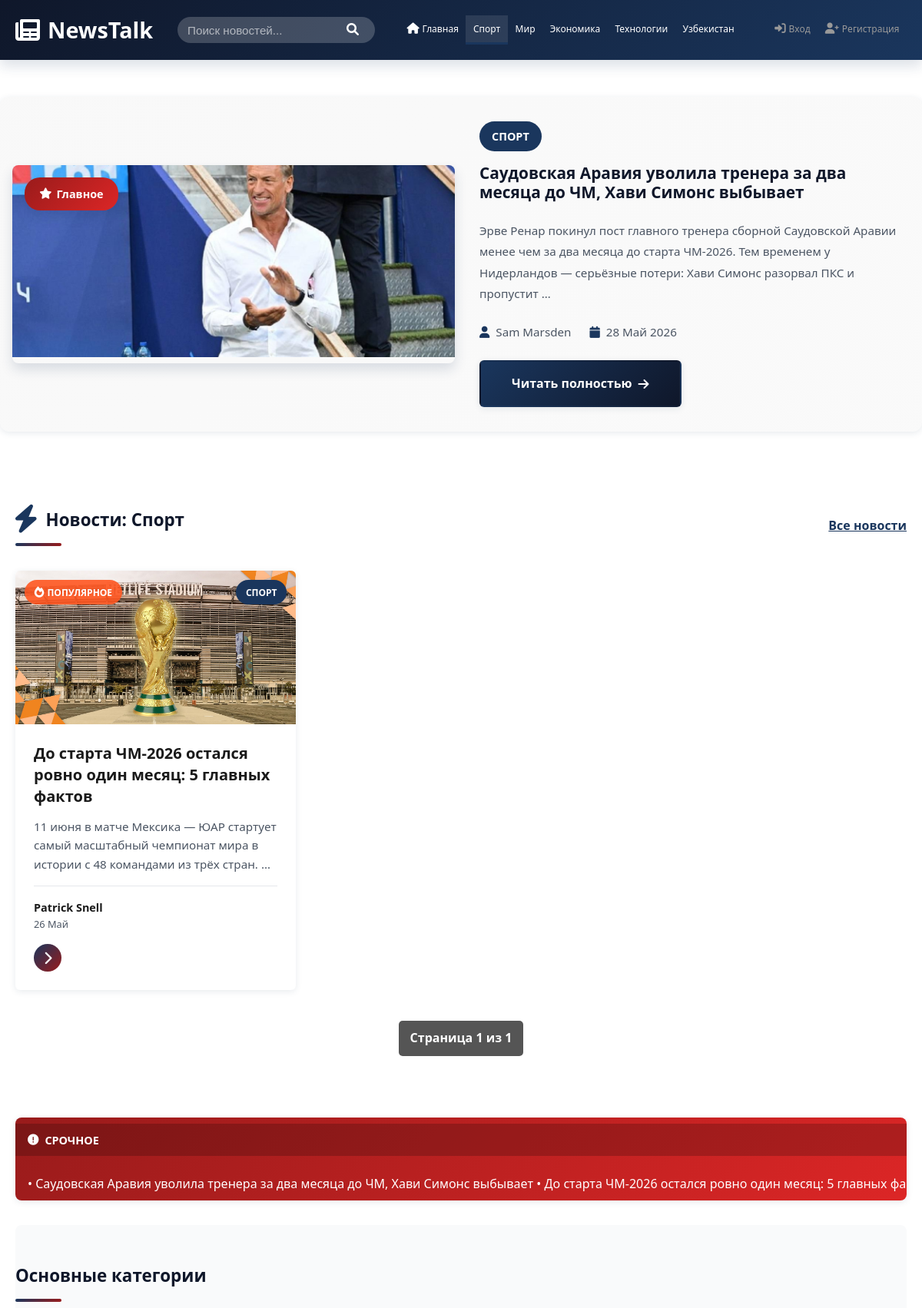
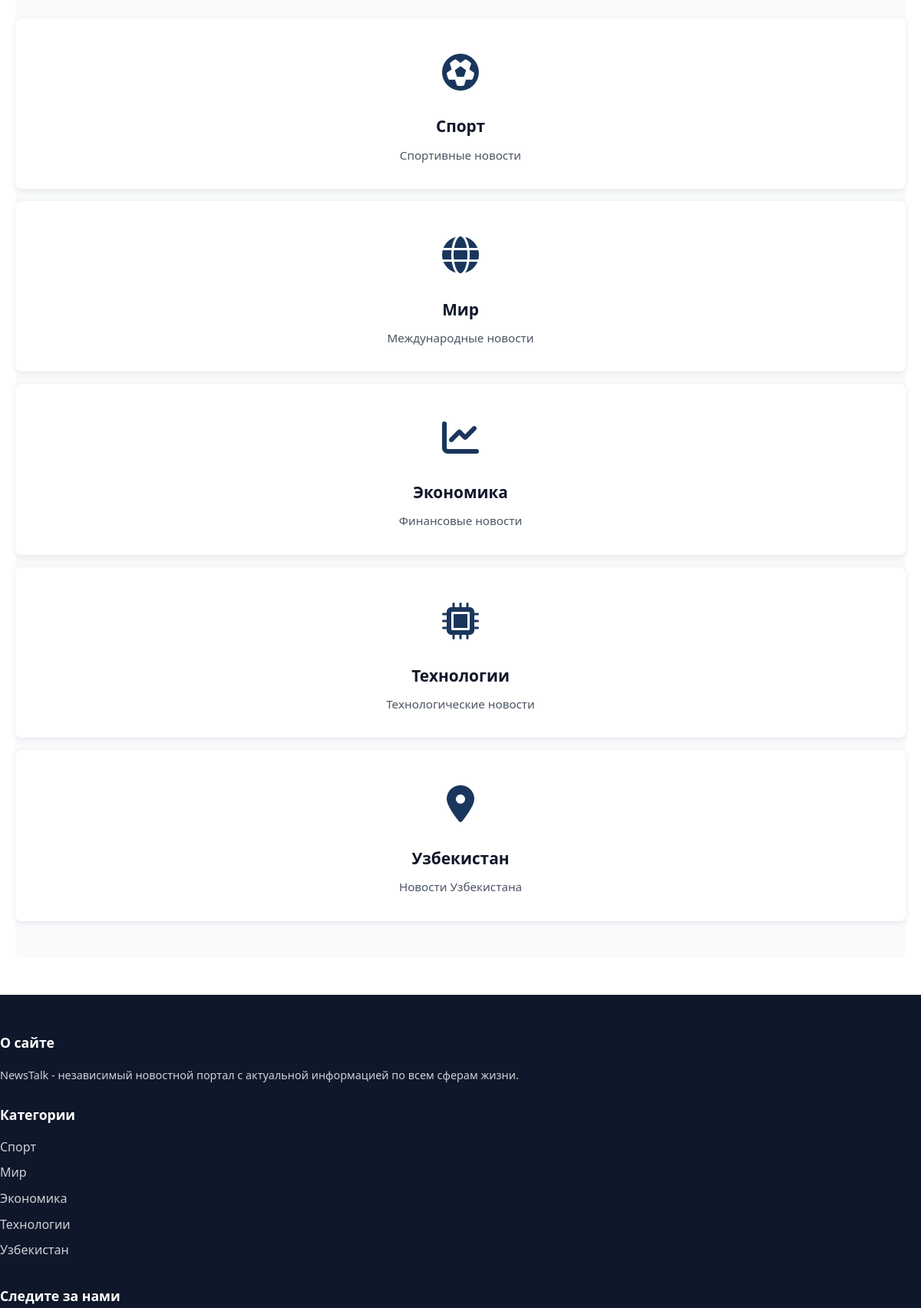
Page /category/1/ (upper part) on the committed database (2 pictures, top to bottom).
### news_app/models.py (models this page shows, shortened)
class Category(models.Model):
    name = models.CharField(max_length=100)

class News(models.Model):
    title = models.CharField(max_length=200, verbose_name='Title')
    content = models.TextField()
    image = models.ImageField(null=True, blank=True)
    author = models.ForeignKey(Author, on_delete=models.SET_NULL, null=True)
    category = models.ForeignKey(Category, on_delete=models.CASCADE)
    tags = models.ManyToManyField(Tags)
    created_at = models.DateTimeField(default=timezone.now)
    is_published = models.BooleanField(default=True, verbose_name='Published')
    slug = models.SlugField(max_length=200, unique=True, blank=True, default='')
    class Meta:
        verbose_name = 'Новость'
        verbose_name_plural = 'Новости'
        permissions = [
            ('publish_news', 'Может публиковать новости'),
        ]

class Author(models.Model):
    name = models.CharField(max_length=100)
    surname = models.CharField(max_length=100,null=True, blank=True)
    bio = models.TextField()
    image = models.ImageField(null=True, blank=True)

### news_app/views.py (the view)
# urls.py: path('category/<int:category_id>/', views.category_news, name='category_news'),
def category_news(request, category_id):
    category = get_object_or_404(Category, pk=category_id)
    items = News.objects.filter(category=category).order_by('-created_at')
    categories = Category.objects.all()
    paginator = Paginator(items, 12)
    page_number = request.GET.get('page')
    page_obj = paginator.get_page(page_number)
    return render(request, 'home.html', {'news': page_obj, 'categories': categories, 'selected_category': category, 'page_obj': page_obj})

### templates/home.html (shortened to what this page needs)
{% load static %}
<!DOCTYPE html>
<html lang="ru">
<head>
    <link rel="stylesheet" href="{% static 'css/main.css' %}">
    <link rel="stylesheet" href="https://cdnjs.cloudflare.com/ajax/libs/font-awesome/6.0.0/css/all.min.css">
</head>
<body>
    <nav class="navbar">
        <div class="navbar-container">
            <div class="navbar-logo">
                <i class="fas fa-newspaper"></i>
                <span>NewsTalk</span>
            </div>
            <div class="nav-search" style="position: relative;">
                <form method="get" action="{% url 'home' %}" id="searchForm"
                    style="display: flex; width: 100%;" autocomplete="off">
                    <input
                        type="text"
                        name="q"
                        id="searchInput"
                        placeholder="Поиск новостей..."
                        value="{{ request.GET.q }}"
                    >
                    <button type="submit"><i class="fas fa-search"></i></button>
                </form>
            </div>
            <ul class="nav-menu" id="navMenu">
                <li><a href="/" class="nav-link {% if not selected_category %}active{% endif %}"><i class="fas fa-home"></i> Главная</a></li>
                {% for category in categories %}
                <li><a href="{% url 'category_news' category.id %}" class="nav-link {% if selected_category.id == category.id %}active{% endif %}">{{ category.name }}</a></li>
                {% endfor %}
                {% if user.is_authenticated %}
                <li style="margin-left: auto;"><a href="{% url 'logout' %}" class="nav-link" style="color: #999999;"><i class="fas fa-sign-out-alt"></i> Выход ({{ user.username }})</a></li>
                {% else %}
                <li style="margin-left: auto;"><a href="{% url 'login' %}" class="nav-link" style="color: #999999;"><i class="fas fa-sign-in-alt"></i> Вход</a></li>
                <li><a href="{% url 'register' %}" class="nav-link" style="color: #999999;"><i class="fas fa-user-plus"></i> Регистрация</a></li>
                {% endif %}
            </ul>
        </div>
    </nav>
    {% if news and page_obj.number == 1 %}
    {% with featured=news.0 %}
    <section class="hero-section">
        <div class="hero-container">
            <div class="hero-left">
                {% if featured.image %}
                <img src="{{ featured.image.url }}" alt="{{ featured.title }}" class="hero-image">
                {% else %}
                <img src="{% static 'media/images.jfif' %}" alt="{{ featured.title }}" class="hero-image">
                {% endif %}
                <div class="hero-overlay">
                    <span class="featured-badge">
                        <i class="fas fa-star"></i> Главное
                    </span>
                </div>
            </div>
            <div class="hero-right">
                <div class="hero-category">{{ featured.category.name }}</div>
                <h1 class="hero-title">{{ featured.title }}</h1>
                <p class="hero-excerpt">{{ featured.content|truncatewords:30 }}</p>
                <div class="hero-meta">
                    <span class="meta-item">
                        <i class="fas fa-user"></i> {{ featured.author.name }} {{ featured.author.surname|default_if_none:"" }}
                    </span>
                    <span class="meta-item">
                        <i class="fas fa-calendar"></i> {{ featured.created_at|date:"d M Y" }}
                    </span>
                </div>
                <a href="{% url 'product_detail' slug=featured.slug %}" class="read-more-btn">
                    Читать полностью <i class="fas fa-arrow-right"></i>
                </a>
            </div>
        </div>
    </section>
    {% endwith %}
    {% endif %}
    <div class="container">
        <section class="news-section">
            <div class="section-header">
                <h2 class="section-title">
                    <i class="fas fa-bolt"></i> {% if selected_category %}Новости: {{ selected_category.name }}{% else %}Последние новости{% endif %}
                </h2>
                {% if selected_category %}<a href="/" class="view-all">Все новости</a>{% endif %}
            </div>
            <div class="news-grid">
                {% for item in news %}
                    {% if page_obj.number == 1 and forloop.first %}
                    {% else %}
                    <article class="news-card">
                        <div class="card-image-wrapper">
                            {% if item.image %}
                            <img src="{{ item.image.url }}" alt="{{ item.title }}" class="card-image">
                            {% else %}
                            <img src="{% static 'media/images.jfif' %}" alt="{{ item.title }}" class="card-image">
                            {% endif %}
                            <span class="category-badge">{{ item.category.name }}</span>
                            <div class="trending-badge">
                                <i class="fas fa-fire"></i> Популярное
                            </div>
                        </div>
                        <div class="card-content">
                            <h3 class="card-title">{{ item.title }}</h3>
                            <p class="card-excerpt">{{ item.content|truncatewords:20 }}</p>
                            <div class="card-footer">
                                <div class="card-meta">
                                    <div>
                                        <div class="author-name">{{ item.author.name }} {{ item.author.surname|default_if_none:"" }}</div>
                                        <div class="card-date">{{ item.created_at|date:"d M" }}</div>
                                    </div>
                                </div>
                                <a href="{% url 'product_detail' slug=item.slug %}" class="card-link" title="Читать">
                                    <i class="fas fa-chevron-right"></i>
                                </a>
                            </div>
                        </div>
                    </article>
                    {% endif %}
                {% endfor %}
            </div>
            <div class="pagination" style="text-align: center; margin-top: 40px; display: flex; justify-content: center; gap: 10px; flex-wrap: wrap;">
                <span style="padding: 10px 15px; background: #555555; color: white; border-radius: 5px; font-weight: bold;">Страница {{ page_obj.number }} из {{ page_obj.paginator.num_pages }}</span>
            </div>
        </section>
        <section class="breaking-news">
            <div class="breaking-label">
                <i class="fas fa-exclamation-circle"></i> СРОЧНОЕ
            </div>
            <div class="breaking-content">
                <span class="breaking-text">
                    {% for item in news|slice:":3" %}
                        <span>• {{ item.title }}</span>
                    {% endfor %}
                </span>
            </div>
        </section>
        <section class="categories-section">
            <h2 class="section-title">Основные категории</h2>
            <div class="categories-grid">
                {% for category in categories|slice:":5" %}
                <div class="category-item">
                    <div class="category-icon">
                        {% if category.name == "Спорт" %}
                            <i class="fas fa-futbol"></i>
                        {% elif category.name == "Технологии" %}
                            <i class="fas fa-microchip"></i>
                        {% elif category.name == "Мир" %}
                            <i class="fas fa-globe"></i>
                        {% elif category.name == "Узбекистан" %}
                            <i class="fas fa-map-marker-alt"></i>
                        {% elif category.name == "Экономика" %}
                            <i class="fas fa-chart-line"></i>
                        {% else %}
                            <i class="fas fa-newspaper"></i>
                        {% endif %}
                    </div>
                    <h3>{{ category.name }}</h3>
                    <p>
                        <a href="{% url 'category_news' category.id %}" style="color: inherit; text-decoration: none;">
                            {% if category.name == "Спорт" %}Спортивные новости
                            {% elif category.name == "Технологии" %}Технологические новости
                            {% elif category.name == "Мир" %}Международные новости
                            {% elif category.name == "Узбекистан" %}Новости Узбекистана
                            {% elif category.name == "Экономика" %}Финансовые новости
                            {% else %}Перейти к новостям
                            {% endif %}
                        </a>
                    </p>
                </div>
                {% empty %}
                <p style="color: #999;">Категории пока не добавлены.</p>
                {% endfor %}
            </div>
        </section>
    </div>
    <footer class="footer">
        <div class="footer-content">
            <div class="footer-column">
                <h4>О сайте</h4>
                <p>NewsTalk - независимый новостной портал с актуальной информацией по всем сферам жизни.</p>
            </div>
            <div class="footer-column">
                <h4>Категории</h4>
                <ul>
                    {% for category in categories %}
                    <li><a href="{% url 'category_news' category.id %}">{{ category.name }}</a></li>
                    {% endfor %}
                </ul>
            </div>
            <div class="footer-column">
                <h4>Следите за нами</h4>
            </div>
        </div>
    </footer>
</body>
</html>

### rows in the picture
Category: name "Спорт", shows "Спортивные новости"
Category: name "Мир", shows "Международные новости"
Category: name "Экономика", shows "Финансовые новости"
Category: name "Технологии", shows "Технологические новости"
Category: name "Узбекистан", shows "Новости Узбекистана"
News: image (picture), category.name "СПОРТ", title "Саудовская Аравия уволила тренера за два месяца до ЧМ, Хави Симонс выбывает", content "Эрве Ренар покинул пост главного тренера сборной Саудовской Аравии менее чем за два месяца до старта ЧМ-2026. Тем временем у Нидерландов — серьёзные потери: Хави Симонс разорвал ПКС и пропустит …", author.name "Sam", author.surname "Marsden", created_at "28 Май 2026"
News: image (picture), category.name "СПОРТ", title "До старта ЧМ-2026 остался ровно один месяц: 5 главных фактов", content "11 июня в матче Мексика — ЮАР стартует самый масштабный чемпионат мира в истории с 48 командами из трёх стран. …", author.name "Patrick", author.surname "Snell", created_at "26 Май", title "До старта ЧМ-2026 остался ровно один месяц: 5 главных…"

### other values in the picture
{{ page_obj.number }} "1"
{{ page_obj.paginator.num_pages }} "1"
